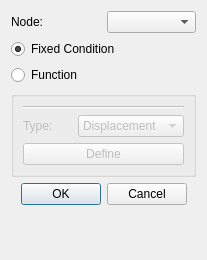
<?xml version="1.0" encoding="UTF-8"?>
<ui version="4.0">
 <class>Dialog</class>
 <widget class="QDialog" name="Dialog">
  <property name="geometry">
   <rect>
    <x>0</x>
    <y>0</y>
    <width>207</width>
    <height>260</height>
   </rect>
  </property>
  <property name="windowTitle">
   <string>Define Displacement</string>
  </property>
  <layout class="QVBoxLayout" name="verticalLayout_4">
   <item>
    <layout class="QVBoxLayout" name="verticalLayout_3">
     <item>
      <layout class="QHBoxLayout" name="horizontalLayout">
       <item>
        <widget class="QLabel" name="label_2">
         <property name="text">
          <string>Node:</string>
         </property>
        </widget>
       </item>
       <item>
        <widget class="QComboBox" name="comboBoxNode"/>
       </item>
      </layout>
     </item>
     <item>
      <layout class="QVBoxLayout" name="verticalLayout">
       <item>
        <widget class="QRadioButton" name="radioButtonFixed">
         <property name="text">
          <string>Fixed Condition</string>
         </property>
         <property name="checked">
          <bool>true</bool>
         </property>
        </widget>
       </item>
       <item>
        <widget class="QRadioButton" name="radioButtonFunction">
         <property name="text">
          <string>Function</string>
         </property>
        </widget>
       </item>
      </layout>
     </item>
     <item>
      <widget class="QGroupBox" name="groupBox">
       <property name="enabled">
        <bool>false</bool>
       </property>
       <property name="title">
        <string/>
       </property>
       <layout class="QVBoxLayout" name="verticalLayout_2">
        <item>
         <widget class="Line" name="line">
          <property name="orientation">
           <enum>Qt::Horizontal</enum>
          </property>
         </widget>
        </item>
        <item>
         <layout class="QGridLayout" name="gridLayout">
          <item row="0" column="1">
           <widget class="QComboBox" name="comboBoxType">
            <item>
             <property name="text">
              <string>Displacement</string>
             </property>
            </item>
            <item>
             <property name="text">
              <string>Velocity</string>
             </property>
            </item>
            <item>
             <property name="text">
              <string>Acceleration</string>
             </property>
            </item>
           </widget>
          </item>
          <item row="1" column="0" colspan="2">
           <widget class="QPushButton" name="buttonDefine">
            <property name="text">
             <string>Define</string>
            </property>
           </widget>
          </item>
          <item row="0" column="0">
           <widget class="QLabel" name="label">
            <property name="text">
             <string>Type:</string>
            </property>
           </widget>
          </item>
         </layout>
        </item>
       </layout>
      </widget>
     </item>
     <item>
      <widget class="QDialogButtonBox" name="buttonBox">
       <property name="orientation">
        <enum>Qt::Horizontal</enum>
       </property>
       <property name="standardButtons">
        <set>QDialogButtonBox::Cancel|QDialogButtonBox::Ok</set>
       </property>
       <property name="centerButtons">
        <bool>true</bool>
       </property>
      </widget>
     </item>
     <item>
      <spacer name="verticalSpacer">
       <property name="orientation">
        <enum>Qt::Vertical</enum>
       </property>
       <property name="sizeHint" stdset="0">
        <size>
         <width>17</width>
         <height>13</height>
        </size>
       </property>
      </spacer>
     </item>
    </layout>
   </item>
  </layout>
 </widget>
 <resources/>
 <connections>
  <connection>
   <sender>buttonBox</sender>
   <signal>accepted()</signal>
   <receiver>Dialog</receiver>
   <slot>accept()</slot>
   <hints>
    <hint type="sourcelabel">
     <x>211</x>
     <y>224</y>
    </hint>
    <hint type="destinationlabel">
     <x>157</x>
     <y>239</y>
    </hint>
   </hints>
  </connection>
  <connection>
   <sender>buttonBox</sender>
   <signal>rejected()</signal>
   <receiver>Dialog</receiver>
   <slot>reject()</slot>
   <hints>
    <hint type="sourcelabel">
     <x>211</x>
     <y>224</y>
    </hint>
    <hint type="destinationlabel">
     <x>220</x>
     <y>239</y>
    </hint>
   </hints>
  </connection>
  <connection>
   <sender>radioButtonFunction</sender>
   <signal>clicked(bool)</signal>
   <receiver>groupBox</receiver>
   <slot>setEnabled(bool)</slot>
   <hints>
    <hint type="sourcelabel">
     <x>65</x>
     <y>88</y>
    </hint>
    <hint type="destinationlabel">
     <x>198</x>
     <y>167</y>
    </hint>
   </hints>
  </connection>
  <connection>
   <sender>radioButtonFixed</sender>
   <signal>toggled(bool)</signal>
   <receiver>groupBox</receiver>
   <slot>setDisabled(bool)</slot>
   <hints>
    <hint type="sourcelabel">
     <x>96</x>
     <y>57</y>
    </hint>
    <hint type="destinationlabel">
     <x>211</x>
     <y>169</y>
    </hint>
   </hints>
  </connection>
 </connections>
</ui>
